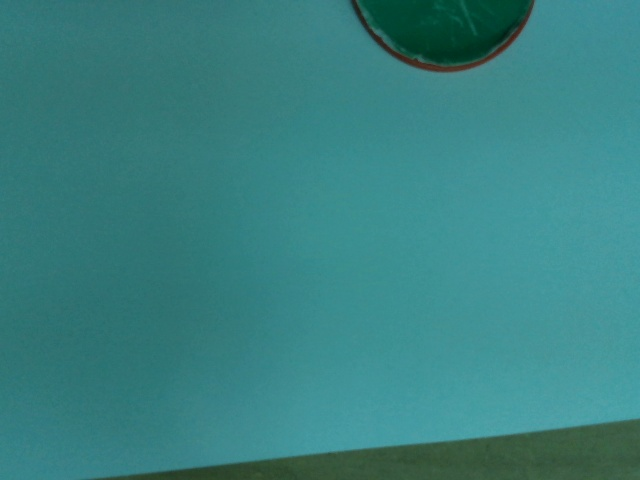
#> input picture frames/frame_0000.jpg, 640 x 480 px, given in place of WIN_20211125_21_23_40_Pro.mp4, which was not available
$ python 'Table1231(antiovermovebaseCANTverticalOnly+SVM)FINAL.py'
#> lines starting #> are read from the running program, lines starting #| are printed output that depends on the picture; after the words box and inside, x2 and y2 are one past the last pixel; in counts of white or black regions, pixels touching at a corner belong together; pictures that were not available may be replaced by others from this repository, and a replacement may not be noted
# -*- coding: utf-8 -*-
"""
Created on Thu Sep  3 19:35:19 2020

@author: KYC-201908
"""


import cv2
import numpy as np
import cv2 as cv
import serial
import math

import time
import joblib

UARTENABLE=0#測試控制項####測試控制項

SVMENABLE=1#SVM控制項####SVM控制項


COM_PORT = 'COM4'#+str(COM_PORT)  # 請自行修改序列埠名稱
BAUD_RATES = 115200
if(UARTENABLE==1):
   ser = serial.Serial(COM_PORT, BAUD_RATES)


#----------------
sq1 = 195
sq2 = 600
sq3 = 220
sq4 = 1040
#影像裁切四角

ballhalf=0 #球中心偏移

endline = 55; #滑軌位置/預測線

hitendline = 100 #打擊線

midline = 400 #中線/復歸線

attline = 305 #打擊線


upline = 85 #上邊界座標
downline =415 #下邊界座標


#----------------
ballxreal=10000
ballyreal=10000

ballxrealp=100000
ballyrealp=100000


ballK=0
ballKp=0

edgex=10000
edgey=10000


handxreal=10000
handyreal=10000

handxrealp1=100000
handyrealp1=100000

handxrealp2=100000
handyrealp2=100000


ballxA=-23
ballxB=5
ballyA=-22
ballyB=3
#數值歸零

roundn=0 #幀數閃爍燈號

attlock=0 #打擊發送鎖

SVMlock=0

#----------------
p4=0
bp4=0
p7=0
p5=0
p6=0

spd10f=0
spd10fp1=0
spd10fp2=0
spd10fp3=0
spd10fp4=0
spd10fp5=0
spd10fp6=0
spd10fp7=0
spd10fp8=0
spd10fp9=0
spd10fp10=0


#球速計算歸零


fourcc = cv2.VideoWriter_fourcc(*'XVID')


#out = cv2.VideoWriter('output.avi', fourcc, 60, (640, 480))


prinw=0


#----------------
if(UARTENABLE==1):
  cap = cv2.VideoCapture(0)
  #參數為0，表示讀取攝影機

  #cap = cv2.VideoCapture(0+cv2.CAP_DSHOW)
else:
  #cap = cv2.VideoCapture("2020-09-15_21-18-12.mp4")

  #cap = cv2.VideoCapture("2020-09-14_21-03-45.mp4")

  cap = cv2.VideoCapture("C:\PYIB\DATA\WIN_20211125_21_23_40_Pro.mp4")
#影像輸入


#----------------
cap.set(cv2.CAP_PROP_FRAME_WIDTH, 640)
cap.set(cv2.CAP_PROP_FRAME_HEIGHT, 480)
cap.set(cv2.CAP_PROP_FPS, 60)
# [10 lines of commented-out code are left out]


fps = cap.get(cv2.CAP_PROP_FPS)
print(fps)


#cap = cv2.VideoCapture("2021-05-10_05-07-16.mp4")


for i in range(1):
    ret, framefirst = cap.read()#第一帧儲存/相減
#> this loop made 1 pass
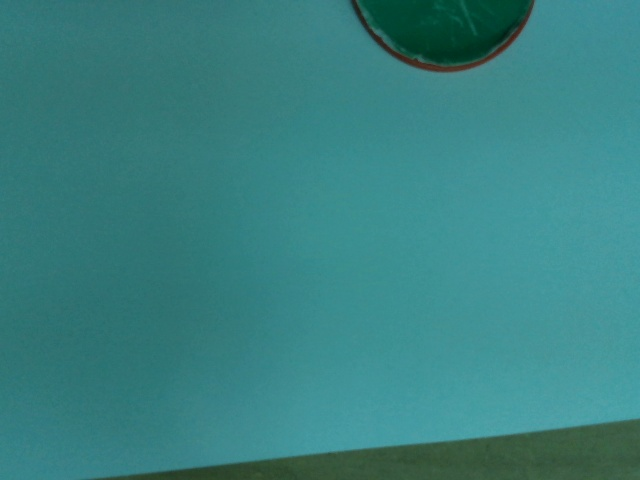
#> input picture frames/frame_0000.jpg, 640 x 480 px, given in place of WIN_20211125_21_23_40_Pro.mp4, which was not available


#framefirst = framefirst[sq1:sq2,sq3:sq4]
#framefirst = cv2.resize(framefirst, (1040, 600), interpolation=cv2.INTER_NEAREST)


kernel = np.ones((5,5), np.uint8)#擴張侵蝕核


#----------------
# define range of color in HSV
lowerR1 = np.array([80/2,20*2.55,30*2.55])
upperR1 = np.array([150/2,100*2.55,100*2.55])
#球色彩辨識/綠
lowerY1 = np.array([40/2,55*2.55,25*2.55])
upperY1 = np.array([60/2,100*2.55,90*2.55])
#手把色彩辨識/黃


# lowerR1 = np.array([90/2,40*2.55,10*2.55])
# upperR1 = np.array([160/2,100*2.55,60*2.55])

framefirst = cv2.GaussianBlur(framefirst, (13, 13), 0)#第一帧儲存/相減 高斯模糊

hsv1 = cv2.cvtColor(framefirst, cv2.COLOR_BGR2HSV)#第一帧儲存/相減 BGR-HSV轉換
#> hsv1: shape (480, 640, 3); mean H, S, V 89, 146.6, 130.8
dframe = cv2.inRange(hsv1, lowerR1, upperR1)#第一帧儲存/相減 綠色濾鏡
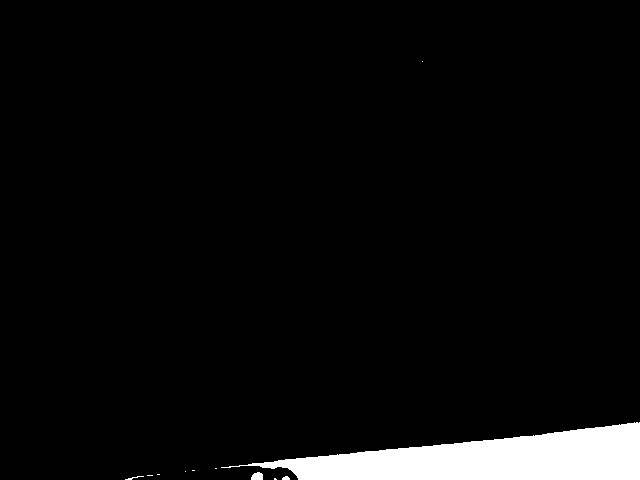
#> dframe: shape (480, 640); 4.5% white; 11 white regions (7 under 20 px), largest, box (x1, y1, x2, y2) and area: (221, 422, 640, 480) 13654, (251, 472, 263, 480) 79, (125, 476, 144, 480) 25, (282, 476, 290, 480) 25


endlinerulera=upline#滑軌位置/預測線畫線起始點
endlinerulerb=22#滑軌位置/預測線畫線間隔


URpositionP3=4
URpositionP2=4
URpositionP1=4
URposition=4#UART發送歸零


SVMmodel = joblib.load("svclassifier.pkl")
#> (reads camera/svclassifier.pkl from the repository)
I=0

SVMAns=0
if cap.isOpened():
    while(cap.isOpened()):
       start = time.perf_counter()

       ret, framenow = cap.read()#攝影帧讀取
#> framenow is the input picture: shape (480, 640, 3); mean B, G, R 128.7, 128.8, 55.7
       framenow = cv2.GaussianBlur(framenow, (13, 13), 0)     #攝影帧 高斯模糊

#------------------------------------------------------------------

       hsv2 = cv2.cvtColor(framenow, cv2.COLOR_BGR2HSV)#攝影帧 BGR-HSV轉換
       ddframe = cv2.inRange(hsv2, lowerY1, upperY1)#攝影帧 黃色濾鏡
#> ddframe: shape (480, 640); every value is 0


       absd = cv2.absdiff(dframe, ddframe) #攝影帧與第一帧相減


       erosion = cv2.erode(absd, kernel, iterations = 1)#侵蝕
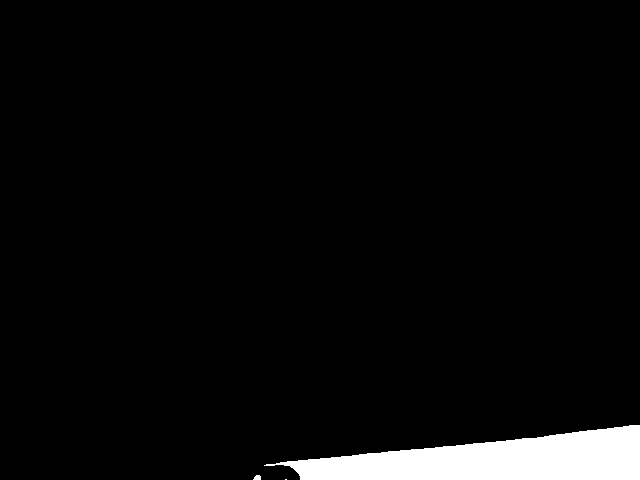
#> erosion: shape (480, 640); 4.1% white; 3 white regions (1 under 20 px), largest, box (x1, y1, x2, y2) and area: (264, 425, 640, 480) 12631, (253, 475, 261, 480) 32
       dilation = cv2.dilate(erosion, kernel, iterations = 1)#擴張
#> dilation: shape (480, 640); 4.4% white; 3 white regions (1 under 20 px)


       contours, hierarchy = cv.findContours(dilation, cv.RETR_EXTERNAL, cv.CHAIN_APPROX_SIMPLE)#尋找輪廓球心
#> contours = 3 contours, 1 with area under 20; largest, box (x1, y1, x2, y2) and area: (262, 423, 640, 480) 13164, (251, 473, 263, 480) 60
       center_x=10000
       center_y=10000
       for cnt in range(len(contours)):
           duobufx=10000
           duobufy=10000

           # 提取與繪制輪廓
           cv.drawContours(framenow, contours, cnt, (0, 255, 255), 1)


           if len(contours)>1:
               duobufx=center_x
               duobufy=center_y

           M = cv2.moments(contours[cnt])  # 計算第一條輪廓的各階矩,字典形式
           #center_x = int(M["m10"] / M["m00"])
           center_y = int(M["m01"] / M["m00"])

           x,y,w,h = cv.boundingRect(contours[cnt])
           center_x =x

           if len(contours)>1:
               if duobufx<center_x:
                   center_x=duobufx
                   center_y=duobufy


           if cnt==len(contours)-1:
               cv2.circle(framenow, (center_x, center_y), 1, (0, 255, 255), -1)#繪製中心點
               handxreal = int(np.mean(center_x))
               handyreal = int(np.mean(center_y))
#> this loop made 3 passes
#> (duobufx, duobufy, x, y, w, h) on pass 3: (251, 476, 262, 423, 378, 57)
#> (duobufx, duobufy, x, y, w, h) on passes 1 to 2: (10000, 10000, 283, 477, 6, 3), (283, 478, 251, 473, 12, 7)
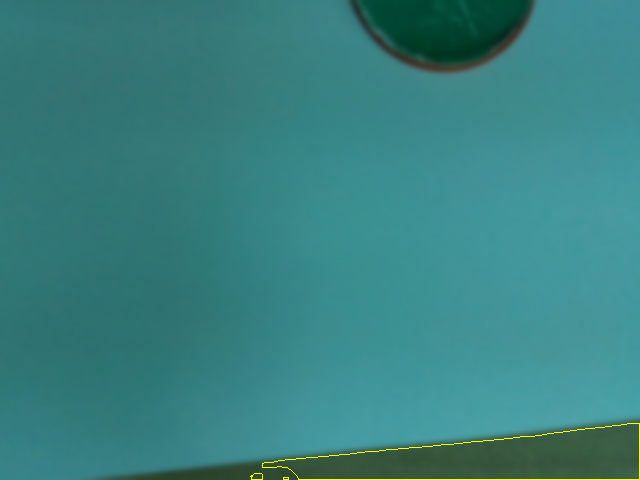
#> framenow: shape (480, 640, 3); mean B, G, R 128.5, 129.3, 56.3

#------------------------------------------------------------------

       #framenow = framenow[sq1:sq2,sq3:sq4]
       #framenow = cv2.resize(framenow, (1040, 600), interpolation=cv2.INTER_NEAREST)


       hsv2 = cv2.cvtColor(framenow, cv2.COLOR_BGR2HSV)#攝影帧 BGR-HSV轉換
#> hsv2: shape (480, 640, 3); mean H, S, V 88.9, 147, 131.3
       ddframe = cv2.inRange(hsv2, lowerR1, upperR1)#攝影帧 綠色濾鏡
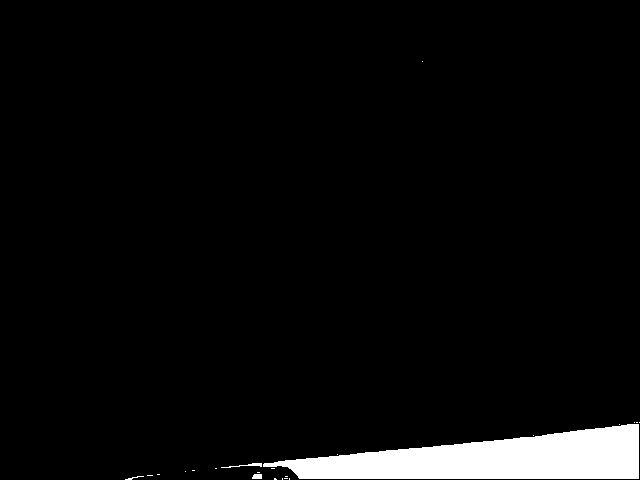
#> ddframe: shape (480, 640); 4.2% white; 23 white regions (19 under 20 px), largest, box (x1, y1, x2, y2) and area: (263, 424, 639, 479) 12757, (221, 463, 262, 468) 70, (252, 474, 262, 479) 46, (125, 476, 144, 480) 25


       absd = cv2.absdiff(dframe, ddframe) #攝影帧與第一帧相減
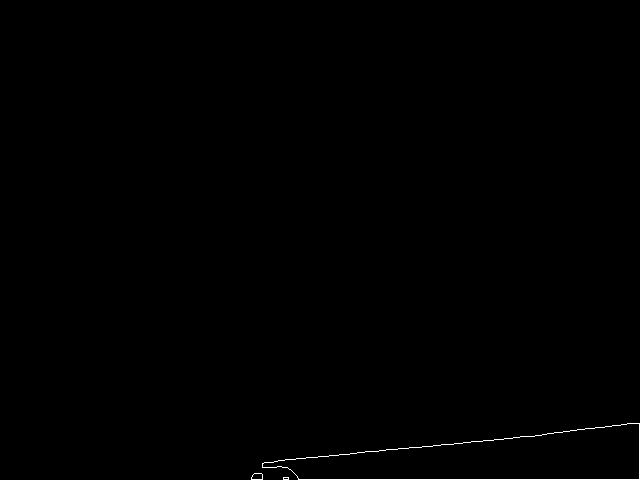
#> absd: shape (480, 640); 0.28% white in thin lines or dots, all inside (x1, y1, x2, y2) = (251, 423, 640, 480)


       erosion = cv2.erode(absd, kernel, iterations = 2)#侵蝕
       dilation = cv2.dilate(erosion, kernel, iterations = 2)#擴張


       contours, hierarchy = cv.findContours(dilation, cv.RETR_EXTERNAL, cv.CHAIN_APPROX_SIMPLE)#尋找輪廓球心
#> contours = []
       for cnt in range(len(contours)):

           # 提取與繪制輪廓
           cv.drawContours(framenow, contours, cnt, (0, 255, 0), 1)

           M = cv2.moments(contours[cnt])  # 計算第一條輪廓的各階矩,字典形式
           center_x = int(M["m10"] / M["m00"])
           center_y = int(M["m01"] / M["m00"])

           ballxreal = int(np.mean(center_x))
           ballyreal = int(np.mean(center_y))
           cv2.circle(framenow, (center_x, center_y), 1, (0, 255, 0), -1)#繪製中心點
#> this loop made 0 passes
           #cv2.circle(framenow, (center_x-ballhalf, center_y), 1, (0, 255, 0), -1)#繪製中心點

           #print(np.mean(center_x),np.mean(center_y),sep=",")

#------------------------------------------------------------------
       if(SVMENABLE==1):
           if (handxreal < handxrealp1)and(handxrealp1-handxreal>5)and(downline>handyreal>upline)and(endline<ballxreal)and(SVMlock==0) :


               if(downline>ballyreal>upline):
                   b3=np.array([handxreal,handyreal])-np.array([ballxreal,ballyreal])
                   ballhand =math.hypot(b3[0],b3[1])
                   if(ballhand<45):
                       predOut = SVMmodel.predict([[handxreal,handyreal,handxrealp1,handyrealp1,ballxreal,ballyreal]])
                       if(predOut==1):
                                SVMAns=1
                                if(UARTENABLE==1):
                                  ser.write(str(14140).encode())
                                  print('4')

                       elif(predOut==2):
                                SVMAns=3
                                if(UARTENABLE==1):
                                  ser.write(str(20200).encode())
                                  print('10')


                       I=I+1
                       prinw=predOut
                       #print('SVM'+str(predOut))
                       SVMlock=1


           if(ballxreal<endline*3):
               SVMlock=0


#---------------------------------------------------------

       #print(ballxrealp-ballxreal)

       #----------
       # p4=0
       # bp4=0

       p1=np.array([ballxreal,ballyreal])
       p2=np.array([ballxrealp,ballyrealp])
       p3=p2-p1
       p5=math.hypot(p3[0],p3[1])

       p4= ballxrealp-ballxreal

       attline=int(p4)*5+endline
       #球速計算

       if (ballxreal < ballxrealp)and(p4>5)and(downline>ballyreal>upline)and(endline<ballxreal) :#反過動條件

            #----------
            c=np.array([[ballxreal,1],[ballxrealp,1]])
            d=np.array([ballyreal,ballyrealp])
            ans=np.linalg.solve(c,d)
            #print(ans)#1,2
            a=ans[0]
            b=ans[1]

            YY=a*endline+b
            ZZ=a*hitendline+b
            #第一段直線預測

            ballK=(ballyrealp-ballyreal)/(ballxrealp-ballxreal)


            if  abs(ballKp-ballK)<0.5:
                #cv2.line(framenow, (ballxreal,ballyreal), (endline, int(YY)), (0, 0, 255), 2)
                if (YY>upline) and (YY<downline):
                    cv2.line(framenow, (ballxreal,ballyreal), (endline, int(YY)), (0, 0, 255), 2)#直預測線 畫線

                    #----------
                    bp1=np.array([ballxreal,ballyreal])
                    bp2=np.array([endline,int(YY)])
                    bp3=bp2-bp1
                    bp4=math.hypot(bp3[0],bp3[1])
                    #預測長度累計

                else:

                    #----------
                    if(YY<upline):
                        edgex=(upline-b)/a
                        edgey=upline

                    elif(YY>downline):
                        edgex=(downline-b)/a
                        edgey=downline

                    cv2.line(framenow, (ballxreal,ballyreal), (int(edgex), int(edgey)), (0, 0, 255), 2)#第一段反射 畫線

                    #----------
                    bp1=np.array([ballxreal,ballyreal])
                    bp2=np.array([int(edgex),int(edgey)])
                    bp3=bp2-bp1
                    bp4=math.hypot(bp3[0],bp3[1])
                    #預測長度累計

                    if(a!=0):#防反射抖動/迴轉

                    #----------
                      if(ballyreal < ballyrealp):

                          edgex=(upline-b)/a
                          edgey=upline

                      elif(ballyreal > ballyrealp):

                          edgex=(downline-b)/a
                          edgey=downline

                    edgex=edgex-ballhalf
                    refx=ballxreal-((ballxreal-edgex)*2)
                    refy=ballyreal

                    c=np.array([[edgex,1],[refx,1]])
                    d=np.array([edgey,refy])
                    ans2=np.linalg.solve(c,d)
                    #print(ans)#1,2
                    a=ans2[0]
                    b=ans2[1]

                    YY=a*endline+b#第二段直線預測
                    ZZ=a*hitendline+b

                    if (YY>upline) and (YY<downline):
                        cv2.line(framenow, (int(edgex),int(edgey)), (endline, int(YY)), (0, 0, 255), 2) #第二段直預測線

                        #----------
                        bp1=np.array([int(edgex),int(edgey)])
                        bp2=np.array([endline,int(YY)])
                        bp3=bp2-bp1
                        bp4+=math.hypot(bp3[0],bp3[1])
                        #預測長度累計


                    else:
                        if(a!=0):

                        #----------
                          if(ballyreal < ballyrealp):

                              edgex2=(downline-b)/a
                              edgey2=downline
                              refy2=upline


                          elif(ballyreal > ballyrealp):


                              edgex2=(upline-b)/a
                              edgey2=upline
                              refy2=downline

                        cv2.line(framenow, (int(edgex),int(edgey)), (int(edgex2),int(edgey2)), (0, 0, 255), 2) #第二段反射 畫線

                        #----------
                        bp1=np.array([int(edgex),int(edgey)])
                        bp2=np.array([int(edgex2),int(edgey2)])
                        bp3=bp2-bp1
                        bp4+=math.hypot(bp3[0],bp3[1])
                        #預測長度累計

                        #----------
                        edgex2=edgex2-ballhalf

                        refx2=edgex-((edgex-edgex2)*2)


                        g=np.array([[edgex2,1],[refx2,1]])
                        h=np.array([edgey2,refy2])
                        ans2=np.linalg.solve(g,h)
                        #print(ans)#1,2
                        e=ans2[0]
                        f=ans2[1]

                        YY=e*endline+f#第三段直線預測
                        ZZ=e*hitendline+f
                        cv2.line(framenow, (int(edgex2),int(edgey2)), (endline, int(YY)), (0, 0, 255), 2) #第二段直預測線

                        #----------
                        bp1=np.array([int(edgex2),int(edgey2)])
                        bp2=np.array([endline, int(YY)])
                        bp3=bp2-bp1
                        bp4+=math.hypot(bp3[0],bp3[1])
                        #預測長度累計


                # p6=p5
                # p5=p4
                # p7=(p6+p5)/2#球速延遲反過動

                if ballxreal<attline and attlock==0:   #移動-打擊指令
                   #cv2.circle(framenow, (600, 10), 1, (255, 0, 0), 10)   #打擊指示燈號

                   URpositionP3=URpositionP2
                   URpositionP2=URpositionP1
                   URpositionP1=URposition
                   URposition=14-int((YY-upline)/endlinerulerb)

                   URpositionZZ=14-int((ZZ-upline)/endlinerulerb)

                   if(URposition>=0) and (URposition<15):
                      if(UARTENABLE==1):
                         ser.write(str(((URposition+10)*1000+(URpositionZZ+10)*10)+1).encode())
                      #print(URposition)
                      attlock=1

                if attlock==0: #非打擊移動指令
                   URpositionP3=URpositionP2
                   URpositionP2=URpositionP1
                   URpositionP1=URposition
                   URposition=14-int((YY-upline)/endlinerulerb)
                   if(URposition>=0) and (URposition<15):
                       if(URpositionP1!=URposition):
                           if(UARTENABLE==1):


                             if(abs(URposition-URpositionP1)>1):

                                 ser.write(str(((URposition+10)*1000+(URposition+10)*10)+0).encode())

                             else:
                                 ser.write(str(((round((URposition+URpositionP1+URpositionP2)/3)+10)*1000)+((round((URposition+URpositionP1+URpositionP2)/3)+10)*10)+0).encode())


                           #print(URposition)


            ballKp=ballK

            # if (abs(ballyrealp-ballyreal) > 1 ) :

            #     ballxrealp=ballxreal
            #     ballyrealp=ballyreal
       else:

             if(ballxreal>midline)and(ballxreal > ballxrealp):#滑軌復歸
                 URpositionP3=URpositionP2
                 URpositionP2=URpositionP1
                 URpositionP1=URposition
                 URposition=7
                 if(URposition>=0) and (URposition<15):
                    if(URpositionP1!=URposition):
                      if(UARTENABLE==1):
                        ser.write(str(((URposition+10)*1000+(URposition+10)*10)+0).encode())
                      #print(URposition)

                 attlock=0

             p5=0
             p6=0
             p7=0#速度計算變數歸零

       ballxrealp=ballxreal
       ballyrealp=ballyreal

       handxrealp2=handxrealp1
       handyrealp2=handyrealp1

       handxrealp1=handxreal
#> handxrealp1 = 251
       handyrealp1=handyreal
#> handyrealp1 = 476

       # [11 lines of commented-out code are left out]
       end = time.perf_counter()
       print(end - start)

       # spd10f=(spd10fp1+spd10fp2+spd10fp3+spd10fp4+spd10fp5+spd10fp6+spd10fp7+spd10fp8+spd10fp9+spd10fp10)/10


       if ballxreal<attline:
           cv2.circle(framenow, (600, 10), 1, (255, 0, 0), 10)
#> framenow: shape (480, 640, 3); 0.04% of pixels changed, all inside (x1, y1, x2, y2) = (594, 4, 607, 17)


       #-----------------
       if roundn==0:
           cv2.circle(framenow, (615, 10), 1, (0, 255, 255), 10)
#> framenow: shape (480, 640, 3); mean B, G, R 128.5, 129.3, 56.4
           roundn=1
       elif roundn==1:
           cv2.circle(framenow, (630, 10), 1, (0, 255, 255), 10)
           roundn=0
       #幀數閃爍燈號


       cv2.putText(framenow, 'xspd:'+str(p4), (500, 25), cv2.FONT_HERSHEY_PLAIN,1, (255, 0, 255), 1, cv2.LINE_AA)
       cv2.putText(framenow, 'dst:'+str(bp4), (500, 40), cv2.FONT_HERSHEY_PLAIN,1, (255, 0, 255), 1, cv2.LINE_AA)
       #速度距離文字顯示
       cv2.putText(framenow, str(prinw)+str(I), (200, 40), cv2.FONT_HERSHEY_PLAIN,1, (255, 0, 255), 1, cv2.LINE_AA)
#> framenow: shape (480, 640, 3); mean B, G, R 128.7, 129.1, 56.6
       cv2.putText(framenow, 'spd:'+str(p5), (500, 55), cv2.FONT_HERSHEY_PLAIN,1, (255, 0, 255), 1, cv2.LINE_AA)


       cv2.line(framenow, (endline, 0), (endline, 755), (0, 0, 255), 2)
       cv2.line(framenow, (midline, 0), (midline, 755), (0, 0, 255), 2)
       cv2.line(framenow, (attline, 0), (attline, 755), (0, 0, 255), 2)
       #滑軌線/中線/攻擊線 畫線

       # cv2.line(framenow, (attline+40, 0), (attline+40, 555), (0, 0, 255), 2)
       # cv2.line(framenow, (attline-40, 0), (attline-40, 555), (0, 0, 255), 2)

       cv2.line(framenow, (0, upline), (5555, upline), (0, 0, 255), 2)
       cv2.line(framenow, (0, downline), (5555, downline), (0, 0, 255), 2)
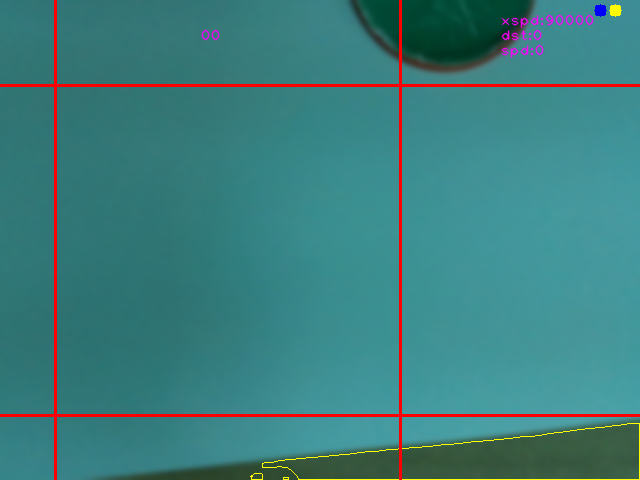
#> framenow: shape (480, 640, 3); mean B, G, R 125.9, 126.2, 61
       #上下邊界 畫線
       if SVMAns==1:
           cv2.circle(framenow, (15, 355), 1, (0, 255, 255), 20)
       elif SVMAns==2:
           cv2.circle(framenow, (15, 255), 1, (0, 255, 255), 20)
       elif SVMAns==3:
           cv2.circle(framenow, (15, 155), 1, (0, 255, 255), 20)


       for i in range(1,15,1):
           cv2.line(framenow, (endline+20, endlinerulera+endlinerulerb*i), (endline-20, endlinerulera+endlinerulerb*i), (0, 0, 255), 2)
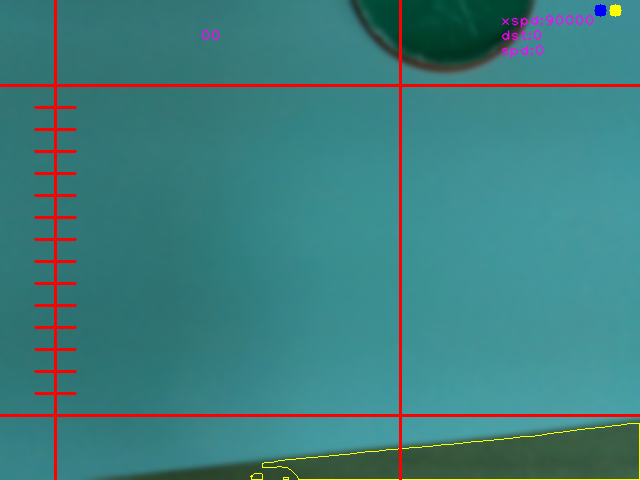
#> framenow: shape (480, 640, 3); 0.53% of pixels changed, all inside (x1, y1, x2, y2) = (34, 106, 77, 395)
           #滑軌打擊區間 畫線

       cv2.imshow('img1',framenow)

       cv2.imshow('img2',absd)

       cv2.imshow('img3',ddframe)

       #out.write(framenow)


       if(UARTENABLE==1):
           k = cv2.waitKey(1) & 0xff
           if k==27:
               break
       else:
           k = cv2.waitKey(13) & 0xff
#> (key Esc is pressed here)
           if k==27:
               break


cap.release()
#out.release()


cv2.destroyAllWindows()
